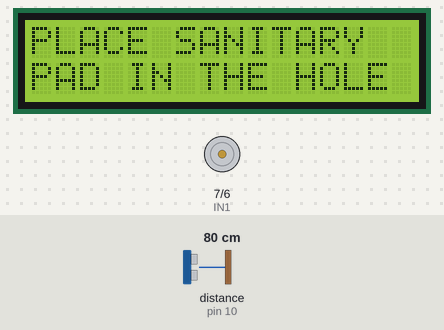
Bench run of a sketch on a simulated Arduino Uno, built with avr-gcc and run on an emulated ATmega328P. Shown: 16×2 character LCD, motor-driver pin pairs drawn as motors (green arrow = first pin HIGH = forward, orange = second pin HIGH = backward, longer = more drive, scaled by the enable pin). Wiring (inferred from the names in the program): ultrasonic range finder: trigger pin 9; echo pin 10. The inputs (shaded band) are chosen by the test bench; at power-on: distance to the obstacle (sensor on pin 10) 80 cm. The echo pulse lasts 58.3 µs per cm.

Above: at 4.2 s.
4.3 s: distance to the obstacle (sensor on pin 10) set to 18 cm
5.8 s: distance to the obstacle (sensor on pin 10) set to 14 cm
At 6.4 s:
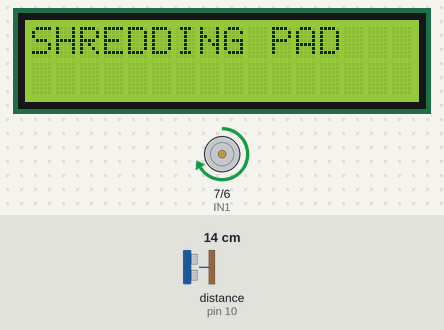
7.5 s: distance to the obstacle (sensor on pin 10) set to 17 cm
10.1 s: distance to the obstacle (sensor on pin 10) set to 22 cm
At 12.6 s:
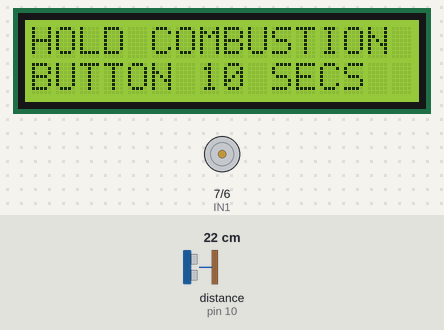
Timing chart, 0 to 14.1 s (numbered marks = the images above; inputs shaded):
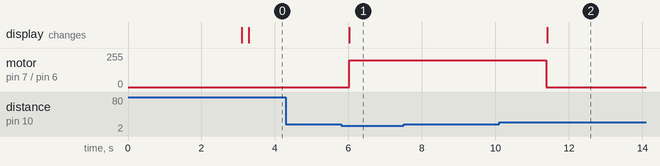

Measured:
- the behaviour switches between 17 and 16 cm on distance to the obstacle (sensor on pin 10) (found by bisection; images 0 and 1)
- the behaviour switches between 19 and 20 cm on distance to the obstacle (sensor on pin 10) (found by bisection; images 1 and 2)
- after the input at 4.3 s, every drawn part: stays the same
- after the input at 5.8 s, motor on pin 7 (IN1) / pin 6 (IN2): stopped → forward 200/255 after 0.22 s; the display: changes after 0.22 s (image 1)
- after the input at 7.5 s, every drawn part: stays the same
- after the input at 10.1 s, motor on pin 7 (IN1) / pin 6 (IN2): forward 200/255 → stopped after 1.3 s; the display: changes after 1.3 s (image 2)

The sketch:

Padsegregator.ino
```cpp
#include <Wire.h>
#include <LiquidCrystal_I2C.h>

LiquidCrystal_I2C lcd(0x3F, 16, 2);

// Ultrasonic pins
const int trigPin = 9;
const int echoPin = 10;

// Motor driver pins
const int IN1 = 7;
const int IN2 = 6;
const int ENA = 5;

// Distance thresholds (adjust during calibration)
int triggerDistance = 15;   // pad detected
int clearDistance = 18;     // chamber empty

void setup()
{
  pinMode(trigPin, OUTPUT);
  pinMode(echoPin, INPUT);

  pinMode(IN1, OUTPUT);
  pinMode(IN2, OUTPUT);
  pinMode(ENA, OUTPUT);

  lcd.init();
  lcd.backlight();

  lcd.setCursor(0,0);
  lcd.print("PAD SEGREGATOR");
  lcd.setCursor(0,1);
  lcd.print("SYSTEM WELCOME");
  delay(3000);

  lcd.clear();
}

void loop()
{
  int distance = readDistance();

  // IDLE STATE
  if(distance > triggerDistance)
  {
    lcd.setCursor(0,0);
    lcd.print("PLACE SANITARY ");
    lcd.setCursor(0,1);
    lcd.print("PAD IN THE HOLE");
    delay(500);
  }

  // PAD DETECTED
  if(distance <= triggerDistance)
  {
    lcd.clear();
    lcd.setCursor(0,0);
    lcd.print("SHREDDING PAD");

    // Start motor
    digitalWrite(IN1,HIGH);
    digitalWrite(IN2,LOW);
    analogWrite(ENA,200);

    // Keep shredding until chamber empty
    while(true)
    {
      distance = readDistance();

      if(distance > clearDistance)
      {
        delay(800); // confirm empty
        if(readDistance() > clearDistance)
        break;
      }

      delay(200);
    }

    // Stop motor
    digitalWrite(IN1,LOW);
    digitalWrite(IN2,LOW);
    analogWrite(ENA,0);

    lcd.clear();
    lcd.setCursor(0,0);
    lcd.print("HOLD COMBUSTION");
    lcd.setCursor(0,1);
    lcd.print("BUTTON 10 SECS");

    delay(5000);

    lcd.clear();
  }
}


// Stable ultrasonic reading function
int readDistance()
{
  int total = 0;

  for(int i=0;i<3;i++)
  {
    digitalWrite(trigPin, LOW);
    delayMicroseconds(2);

    digitalWrite(trigPin, HIGH);
    delayMicroseconds(10);
    digitalWrite(trigPin, LOW);

    long duration = pulseIn(echoPin, HIGH, 30000);

    int distance = duration * 0.034 / 2;

    total += distance;

    delay(50);
  }

  return total / 3;
}
```
